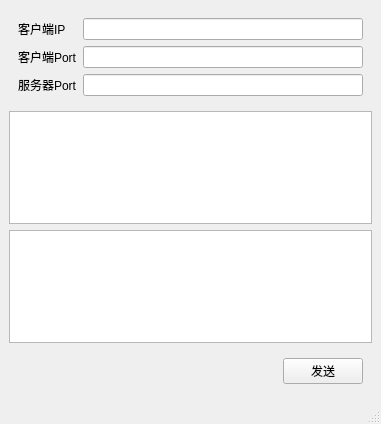
<?xml version="1.0" encoding="UTF-8"?>
<ui version="4.0">
 <class>Server</class>
 <widget class="QMainWindow" name="Server">
  <property name="geometry">
   <rect>
    <x>0</x>
    <y>0</y>
    <width>381</width>
    <height>424</height>
   </rect>
  </property>
  <property name="windowTitle">
   <string>Server</string>
  </property>
  <widget class="QWidget" name="centralwidget">
   <layout class="QVBoxLayout" name="verticalLayout">
    <item>
     <widget class="QWidget" name="widget" native="true">
      <layout class="QGridLayout" name="gridLayout">
       <item row="0" column="0">
        <widget class="QLabel" name="label">
         <property name="text">
          <string>客户端IP</string>
         </property>
        </widget>
       </item>
       <item row="0" column="1">
        <widget class="QLineEdit" name="cIp"/>
       </item>
       <item row="1" column="0">
        <widget class="QLabel" name="label_2">
         <property name="text">
          <string>客户端Port</string>
         </property>
        </widget>
       </item>
       <item row="1" column="1">
        <widget class="QLineEdit" name="cPort"/>
       </item>
       <item row="2" column="0">
        <widget class="QLabel" name="label_3">
         <property name="text">
          <string>服务器Port</string>
         </property>
        </widget>
       </item>
       <item row="2" column="1">
        <widget class="QLineEdit" name="sPort"/>
       </item>
      </layout>
     </widget>
    </item>
    <item>
     <widget class="QTextEdit" name="record"/>
    </item>
    <item>
     <widget class="QTextEdit" name="msg"/>
    </item>
    <item>
     <widget class="QWidget" name="widget_2" native="true">
      <layout class="QHBoxLayout" name="horizontalLayout">
       <item>
        <spacer name="horizontalSpacer">
         <property name="orientation">
          <enum>Qt::Horizontal</enum>
         </property>
         <property name="sizeHint" stdset="0">
          <size>
           <width>40</width>
           <height>20</height>
          </size>
         </property>
        </spacer>
       </item>
       <item>
        <widget class="QPushButton" name="send">
         <property name="text">
          <string>发送</string>
         </property>
        </widget>
       </item>
      </layout>
     </widget>
    </item>
   </layout>
  </widget>
  <widget class="QMenuBar" name="menubar">
   <property name="geometry">
    <rect>
     <x>0</x>
     <y>0</y>
     <width>381</width>
     <height>26</height>
    </rect>
   </property>
  </widget>
  <widget class="QStatusBar" name="statusbar"/>
 </widget>
 <resources/>
 <connections/>
</ui>
